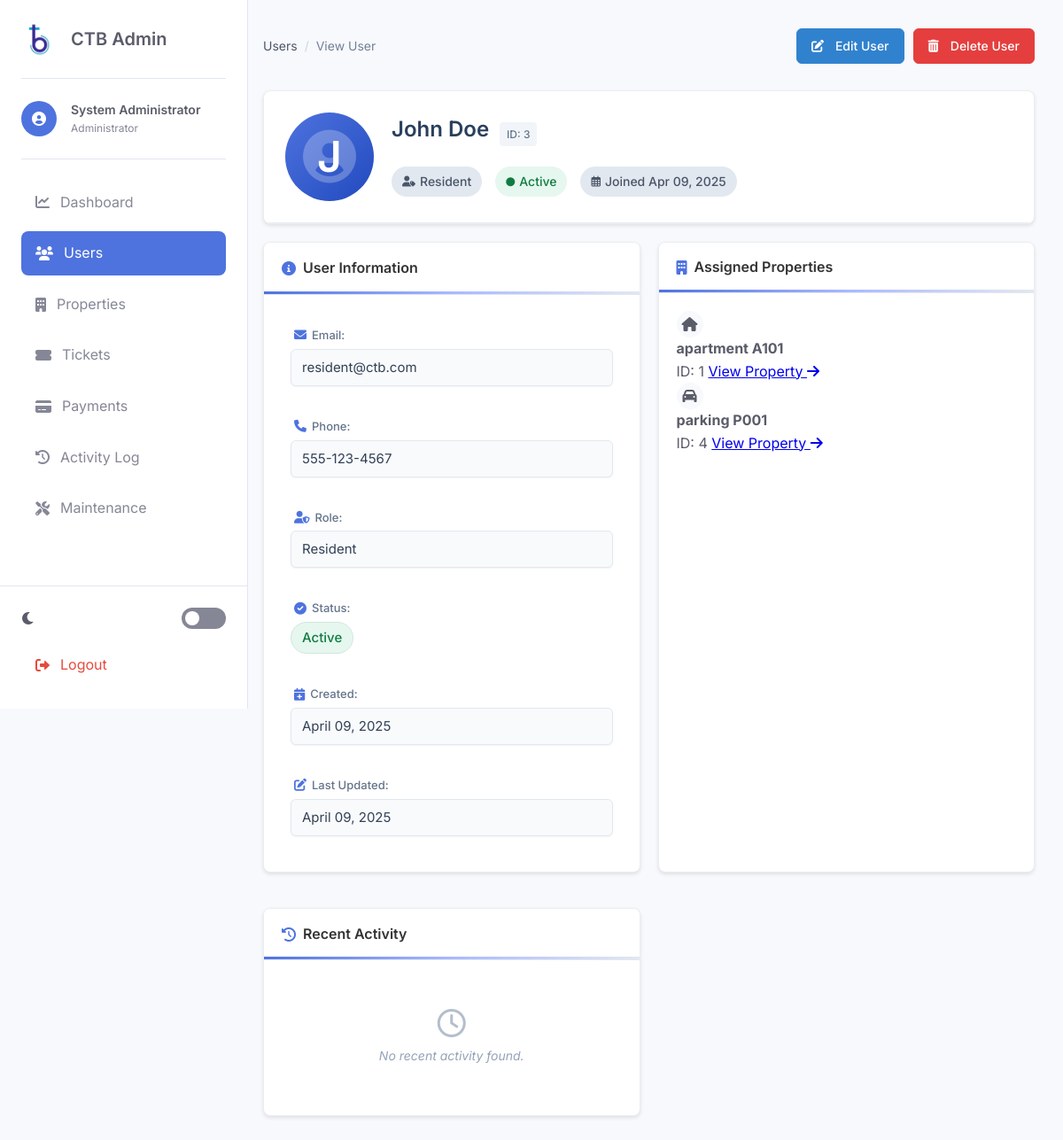
The page /admin/view-user.php?id=3 (signed in) on the database as committed earlier.
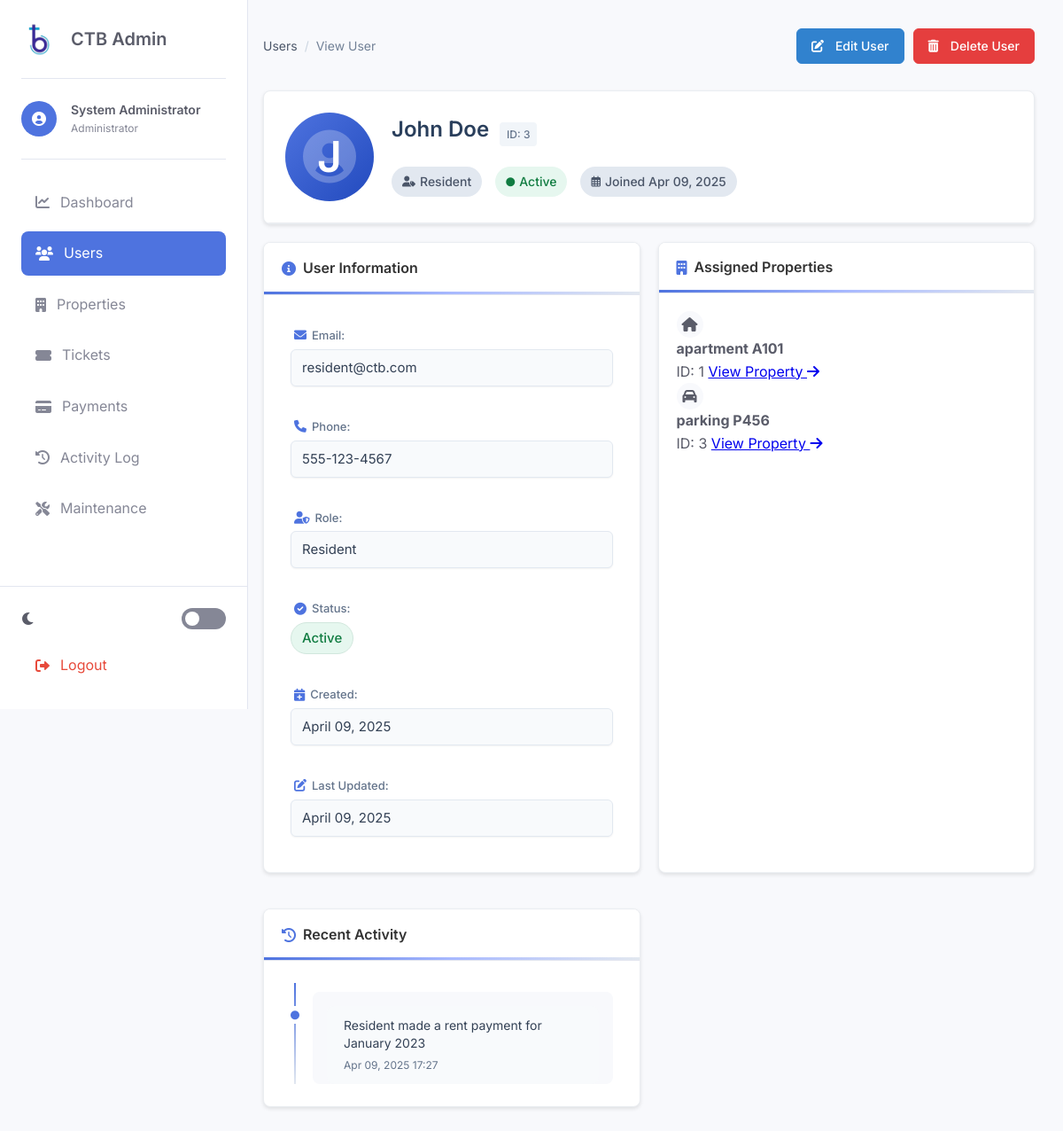
The same page on the database as committed later.
### tables this page shows
CREATE TABLE properties (
    id INT AUTO_INCREMENT PRIMARY KEY,
    type ENUM('apartment', 'parking') NOT NULL,
    identifier VARCHAR(50) NOT NULL UNIQUE,
    user_id INT,
    created_at TIMESTAMP DEFAULT CURRENT_TIMESTAMP,
    updated_at TIMESTAMP DEFAULT CURRENT_TIMESTAMP ON UPDATE CURRENT_TIMESTAMP,
    FOREIGN KEY (user_id) REFERENCES users(id) ON DELETE SET NULL
);

CREATE TABLE activity_log (
    id INT AUTO_INCREMENT PRIMARY KEY,
    user_id INT NOT NULL,
    action VARCHAR(50) NOT NULL,
    entity_type VARCHAR(50) DEFAULT NULL,
    entity_id INT DEFAULT NULL,
    details TEXT,
    description TEXT,
    created_at TIMESTAMP DEFAULT CURRENT_TIMESTAMP,
    FOREIGN KEY (user_id) REFERENCES users(id) ON DELETE CASCADE
);

### admin/view-user.php (the view, shortened to what the changed rows need)
<?php
$user_id = (int)$_GET['id'];
$user = null;
$assigned_properties = [];
try {
    $db = new PDO("mysql:host=" . DB_HOST . ";dbname=" . DB_NAME, DB_USER, DB_PASS);
    $db->setAttribute(PDO::ATTR_ERRMODE, PDO::ERRMODE_EXCEPTION);
    $stmt = $db->prepare("SELECT * FROM users WHERE id = :id");
    $stmt->bindParam(':id', $user_id, PDO::PARAM_INT);
    $stmt->execute();
    $user = $stmt->fetch(PDO::FETCH_ASSOC);
    if ($user['role'] === 'resident') {
        $prop_stmt = $db->prepare("SELECT * FROM properties WHERE user_id = :user_id");
        $prop_stmt->bindParam(':user_id', $user_id, PDO::PARAM_INT);
        $prop_stmt->execute();
        $assigned_properties = $prop_stmt->fetchAll(PDO::FETCH_ASSOC);
    }
    $log_stmt = $db->prepare("SELECT * FROM activity_log WHERE user_id = :user_id ORDER BY created_at DESC LIMIT 10");
    $log_stmt->bindParam(':user_id', $user_id, PDO::PARAM_INT);
    $log_stmt->execute();
    $activity_logs = $log_stmt->fetchAll(PDO::FETCH_ASSOC);
} catch (PDOException $e) {
    $_SESSION['error'] = "Database error: " . $e->getMessage();
    header("Location: users.php");
    exit();
}
?>
<!DOCTYPE html>
<html lang="en">
<head>
    <link rel="stylesheet" href="https://cdnjs.cloudflare.com/ajax/libs/font-awesome/6.0.0/css/all.min.css">
    <link rel="stylesheet" href="css/admin-style.css">
</head>
<body>
    <div class="admin-container">
        <aside class="sidebar">
            <div class="sidebar-header">
                <h2>CTB Admin</h2>
            </div>
        </aside>
        <main class="main-content">
            <div class="content-wrapper">
                <div class="profile-header card">
                    <div class="profile-header-content">
                        <div class="profile-details">
                            <div class="profile-name-wrapper">
                                <h2><?php echo htmlspecialchars($user['name']); ?></h2>
                            </div>
                        </div>
                    </div>
                </div>
                <div class="card-grid">
                    <?php if ($user['role'] === 'resident'): ?>
                        <div class="card property-assignments-card">
                            <div class="card-body">
                                <?php if (empty($assigned_properties)): ?>
                                    <div class="empty-state">
                                        <i class="fas fa-building"></i>
                                        <p>No properties assigned to this resident.</p>
                                    </div>
                                <?php else: ?>
                                    <div class="property-list">
                                        <?php foreach ($assigned_properties as $property): ?>
                                            <div class="property-item">
                                                <div class="property-icon">
                                                    <i class="<?php echo ($property['type'] === 'apartment') ? 'fas fa-home' : 'fas fa-car'; ?>"></i>
                                                </div>
                                                <div class="property-details">
                                                    <h4><?php echo htmlspecialchars($property['type'] . ' ' . $property['identifier']); ?></h4>
                                                    <div class="property-meta">
                                                        <span class="property-id">ID: <?php echo $property['id']; ?></span>
                                                        <a href="view-property.php?id=<?php echo $property['id']; ?>" class="view-link">
                                                            View Property <i class="fas fa-arrow-right"></i>
                                                        </a>
                                                    </div>
                                                </div>
                                            </div>
                                        <?php endforeach; ?>
                                    </div>
                                <?php endif; ?>
                            </div>
                        </div>
                    <?php endif; ?>
                    <div class="card activity-card">
                        <div class="card-body">
                            <?php if (empty($activity_logs)): ?>
                                <div class="no-data">
                                    <i class="far fa-clock"></i>
                                    <p>No recent activity found.</p>
                                </div>
                            <?php else: ?>
                                <div class="activity-timeline">
                                    <?php foreach ($activity_logs as $log): ?>
                                        <div class="activity-item">
                                            <div class="activity-icon">
                                                <i class="fas fa-circle"></i>
                                            </div>
                                            <div class="activity-content">
                                                <p class="activity-text"><?php echo isset($log['description']) ? htmlspecialchars($log['description']) : 'No description available'; ?></p>
                                                <p class="activity-time"><?php echo isset($log['created_at']) ? date('M d, Y H:i', strtotime($log['created_at'])) : 'Unknown date'; ?></p>
                                            </div>
                                        </div>
                                    <?php endforeach; ?>
                                </div>
                            <?php endif; ?>
                        </div>
                    </div>
                </div>
            </div>
        </main>
    </div>
</body>
</html>

Rows that differ between the two databases and show on the page:
removed properties: type+identifier "parking P001", id "4"
now on this page (row edited): properties: type+identifier "parking P456", id "3"
added activity_log: description "Resident made a rent payment for January 2023", created_at "Apr 09, 2025 17:27"
Other text that changed with them:
text no longer shown: "No recent activity found."
